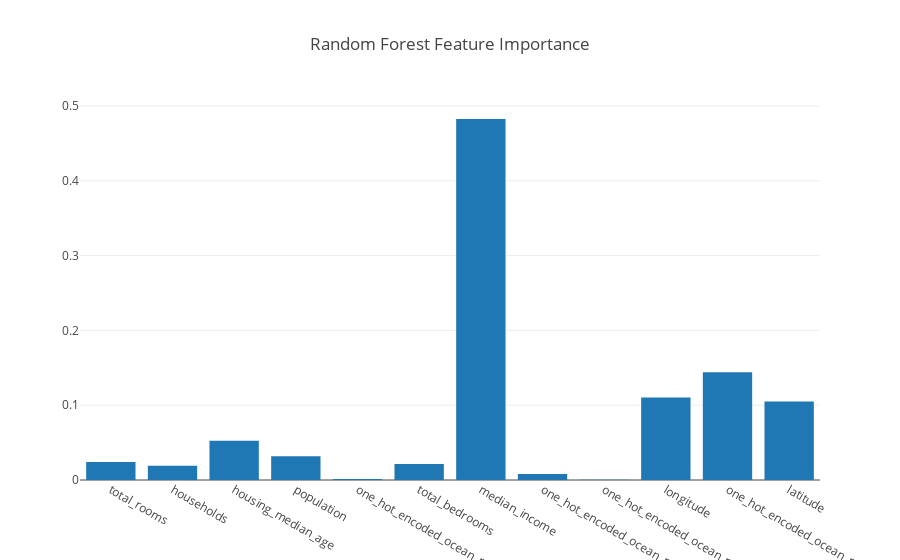
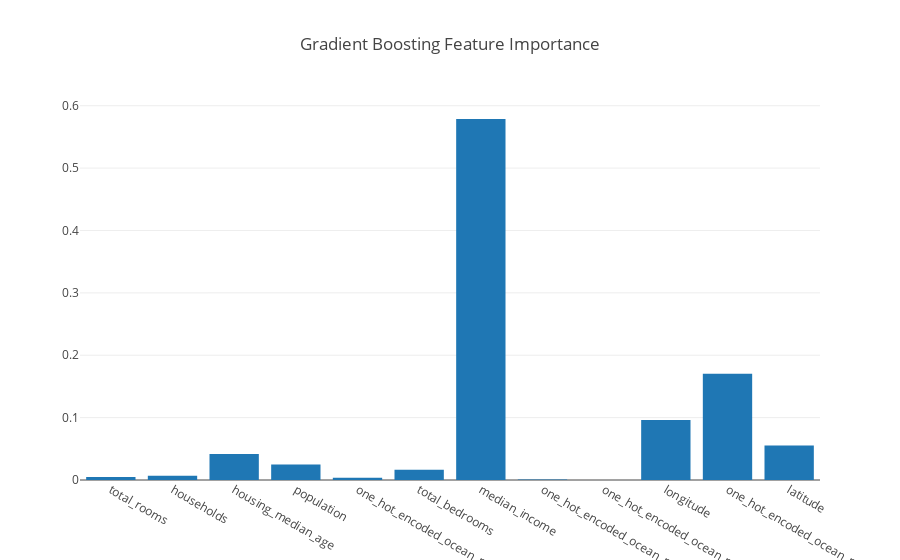

The cell these charts' notebook holds for them, in order:
### Markdown cell above
## Show Feature Importance

### Code cell
# Random Forest Feature Importance
clf = RandomForestRegressor(n_estimators=100)
clf.fit(x_train, y_train)
fi = clf.feature_importances_
data = [go.Bar(
        x=list(x_train.columns),
        y=list(fi)
    )]

layout = go.Layout(
    title='Random Forest Feature Importance',
)
fig = go.Figure(data=data, layout=layout)
py.iplot(fig, filename='Random Forest Feature Importance.html')

# Gradient Boosting Feature Importance
clf = GradientBoostingRegressor(n_estimators=100)
clf.fit(x_train, y_train)
fi = clf.feature_importances_
data = [go.Bar(
        x=list(x_train.columns),
        y=list(fi)
    )]

layout = go.Layout(
    title='Gradient Boosting Feature Importance',
)
fig = go.Figure(data=data, layout=layout)
py.iplot(fig, filename='Gradient Boosting Feature Importance.html')

### Figure 1 — Plotly figure (JSON) as saved in the notebook; plotly's stock layout.template omitted (floating-point values rounded to 4 significant figures)
{"data": [{"type": "bar", "uid": "2ad157e5-e686-4235-a837-9b8747cfa209", "x": ["total_rooms", "households", "housing_median_age", "population", "one_hot_encoded_ocean_proximity__NEAR BAY", "total_bedrooms", "median_income", "one_hot_encoded_ocean_proximity__1H OCEAN", "one_hot_encoded_ocean_proximity__ISLAND", "longitude", "one_hot_encoded_ocean_proximity__INLAND", "latitude"], "y": [0.02412, 0.01906, 0.05254, 0.0318, 0.001208, 0.02138, 0.4825, 0.007913, 0.0003297, 0.1101, 0.144, 0.105]}], "layout": {"title": {"text": "Random Forest Feature Importance"}}}

### Figure 2 — Plotly figure (JSON) as saved in the notebook; plotly's stock layout.template omitted (floating-point values rounded to 4 significant figures)
{"data": [{"type": "bar", "uid": "4c98d937-57f0-4885-8e94-6f1b2283bf72", "x": ["total_rooms", "households", "housing_median_age", "population", "one_hot_encoded_ocean_proximity__NEAR BAY", "total_bedrooms", "median_income", "one_hot_encoded_ocean_proximity__1H OCEAN", "one_hot_encoded_ocean_proximity__ISLAND", "longitude", "one_hot_encoded_ocean_proximity__INLAND", "latitude"], "y": [0.004955, 0.006973, 0.04175, 0.02481, 0.0035, 0.0165, 0.5787, 0.0009924, 0, 0.0961, 0.1704, 0.05535]}], "layout": {"title": {"text": "Gradient Boosting Feature Importance"}}}
